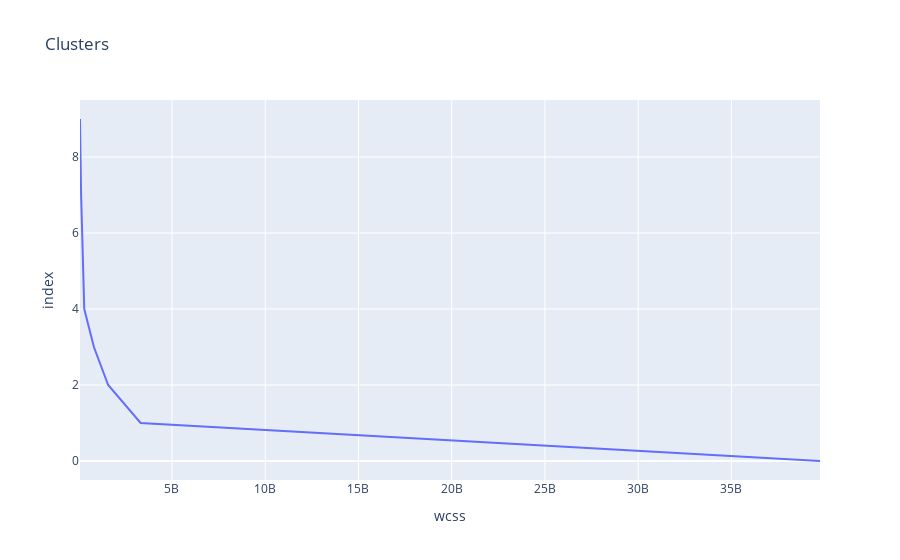

This figure's notebook cell:
### Code cell
px.line(range(1,11),wcss,labels={'x':'wcss','y':'Cluster'},title='Clusters')

### Figure 1 — Plotly figure (JSON) as saved in the notebook; plotly's stock layout.template omitted (floating-point values rounded to 4 significant figures)
{"data": [{"hovertemplate": "wcss=%{x}<br>index=%{y}<extra></extra>", "legendgroup": "", "line": {"color": "#636efa", "dash": "solid"}, "marker": {"symbol": "circle"}, "mode": "lines", "name": "", "orientation": "h", "showlegend": false, "type": "scatter", "x": [39750000000.0, 3318000000.0, 1577000000.0, 814700000.0, 296500000.0, 232000000.0, 178000000.0, 128100000.0, 96300000.0, 68130000.0], "xaxis": "x", "y": [0, 1, 2, 3, 4, 5, 6, 7, 8, 9], "yaxis": "y"}], "layout": {"legend": {"tracegroupgap": 0}, "title": {"text": "Clusters"}, "xaxis": {"anchor": "y", "domain": [0, 1], "title": {"text": "wcss"}}, "yaxis": {"anchor": "x", "domain": [0, 1], "title": {"text": "index"}}}}
